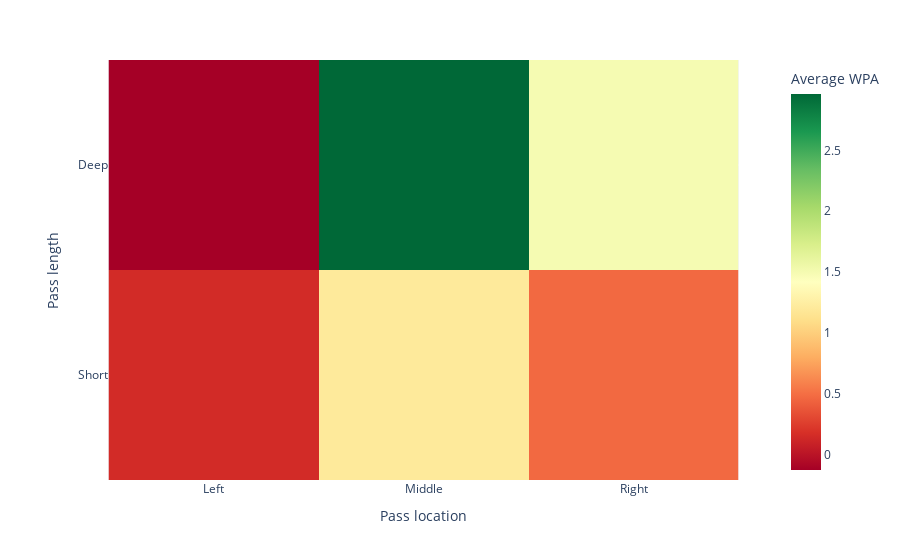

The notebook cell saved with this chart:
### Markdown cell above
## 6: Pass the lists inside an interactive heatmap via plotly

### Code cell
qb_source=[qb_deeplist,qb_shortlist]
fig = px.imshow(qb_source, color_continuous_scale ='RdYlGn',
                labels=dict(x="Pass location", y="Pass length", color="Average WPA"),
                x=['Left', 'Middle', 'Right'],
                y=['Deep', 'Short']
               )
fig.show()

### Figure 1 — Plotly figure (JSON) as saved in the notebook; plotly's stock layout.template omitted (floating-point values rounded to 4 significant figures)
{"data": [{"coloraxis": "coloraxis", "hovertemplate": "Pass location: %{x}<br>Pass length: %{y}<br>Average WPA: %{z}<extra></extra>", "type": "heatmap", "x": ["Left", "Middle", "Right"], "y": ["Deep", "Short"], "z": [[-0.1274, 2.963, 1.498], [0.1504, 1.206, 0.4695]]}], "layout": {"coloraxis": {"colorbar": {"title": {"text": "Average WPA"}}, "colorscale": [[0, "rgb(165,0,38)"], [0.1, "rgb(215,48,39)"], [0.2, "rgb(244,109,67)"], [0.3, "rgb(253,174,97)"], [0.4, "rgb(254,224,139)"], [0.5, "rgb(255,255,191)"], [0.6, "rgb(217,239,139)"], [0.7, "rgb(166,217,106)"], [0.8, "rgb(102,189,99)"], [0.9, "rgb(26,152,80)"], [1, "rgb(0,104,55)"]]}, "margin": {"t": 60}, "xaxis": {"constrain": "domain", "scaleanchor": "y", "title": {"text": "Pass location"}}, "yaxis": {"autorange": "reversed", "constrain": "domain", "title": {"text": "Pass length"}}}}
